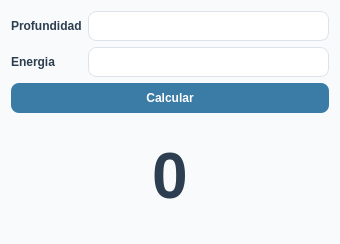
<?xml version="1.0" encoding="UTF-8"?>
<ui version="4.0">
 <class>Dialog</class>
 <widget class="QDialog" name="Dialog">
  <property name="geometry">
   <rect>
    <x>0</x>
    <y>0</y>
    <width>340</width>
    <height>244</height>
   </rect>
  </property>
  <property name="windowTitle">
   <string>Calculadora</string>
  </property>
  <property name="styleSheet">
   <string notr="true">QDialog {
    background-color: #F9FAFB;
    font-family: &quot;Segoe UI&quot;;
    font-size: 10pt;
}

/* QLabel */
QLabel {
    color: #2C3E50;
    font-weight: 500;
}

QLabel#label_resultado {
    color: #2C3E50;
	font-size: 48pt;
    font-weight: 500;
}

/* QLineEdit */
QLineEdit {
    background-color: #FFFFFF;
    border: 1px solid #DDE3EA;
    border-radius: 8px;
    padding: 6px 10px;
    color: #2C3E50;
}

QLineEdit:focus {
    border: 1px solid #3A7CA5;
    background-color: #FDFEFE;
}

/* QPushButton */
QPushButton {
    background-color: #3A7CA5;
    color: white;
    border: none;
    border-radius: 8px;
    padding: 8px 16px;
    font-weight: 600;
}

QPushButton:hover {
    background-color: #2F6690;
}

QPushButton:pressed {
    background-color: #244F73;
}

QPushButton:disabled {
    background-color: #B0BEC5;
    color: #ECEFF1;
}</string>
  </property>
  <layout class="QHBoxLayout" name="horizontalLayout">
   <item>
    <layout class="QVBoxLayout" name="verticalLayout">
     <item>
      <layout class="QGridLayout" name="gridLayout">
       <item row="1" column="1">
        <widget class="QLineEdit" name="lineEdit_energia"/>
       </item>
       <item row="0" column="0">
        <widget class="QLabel" name="label">
         <property name="text">
          <string>Profundidad</string>
         </property>
        </widget>
       </item>
       <item row="0" column="1">
        <widget class="QLineEdit" name="lineEdit_profundidad">
         <property name="text">
          <string/>
         </property>
        </widget>
       </item>
       <item row="1" column="0">
        <widget class="QLabel" name="label_2">
         <property name="text">
          <string>Energia</string>
         </property>
        </widget>
       </item>
      </layout>
     </item>
     <item>
      <widget class="QPushButton" name="btn_calcular">
       <property name="text">
        <string>Calcular</string>
       </property>
      </widget>
     </item>
     <item>
      <widget class="QLabel" name="label_tiempo">
       <property name="font">
        <font>
         <pointsize>48</pointsize>
         <weight>62</weight>
         <bold>true</bold>
        </font>
       </property>
       <property name="text">
        <string>0</string>
       </property>
       <property name="alignment">
        <set>Qt::AlignCenter</set>
       </property>
      </widget>
     </item>
    </layout>
   </item>
  </layout>
 </widget>
 <resources/>
 <connections/>
</ui>
